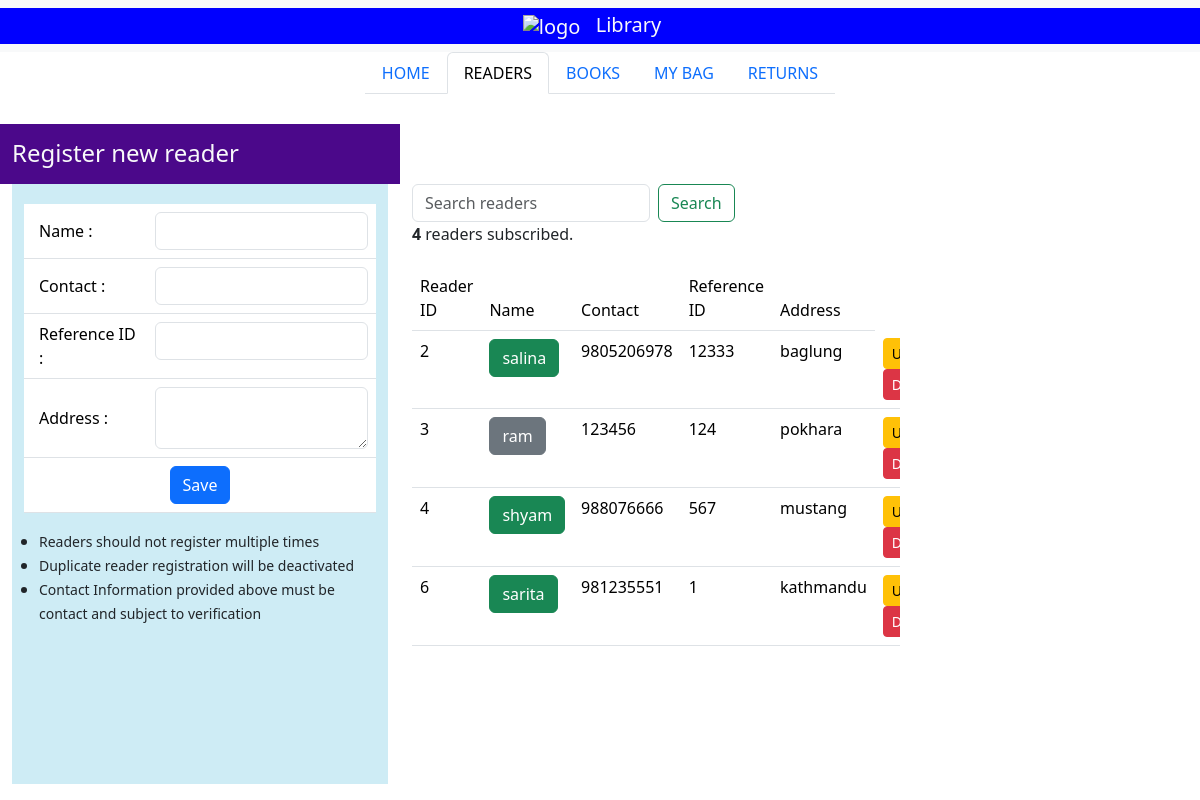
The page /readers/ on the database its author committed.
### lims_app/models.py (models this page shows, shortened)
class Reader(models.Model):
    reference_id = models.CharField(max_length=50, unique=True)   # unique
    reader_name = models.CharField(max_length=100)
    reader_contact = models.CharField(max_length=50, blank=True, null=True, unique=True)  # unique
    reader_address = models.TextField(blank=True, null=True)
    active = models.BooleanField(default=True)

### lims_app/views.py (the view)
# urls.py: path('readers/', views.readers_tab, name='readers_tab'),
def readers_tab(request):
    query = ''
    message = ''
    if request.method == "POST":
        query = request.POST.get('query', '').strip()
        if query:
            readers = Reader.objects.filter(reader_name__icontains=query)
            if not readers.exists():
                message = f"No readers matched '{query}'."
        else:
            readers = Reader.objects.all()
    else:
        readers = Reader.objects.all()
    return render(request, "readers.html", {
        "current_tab": "readers",
        "readers": readers,
        "query": query,
        "message": message
    })

### lims_app/templates/readers.html (shortened to what this page needs)
<!DOCTYPE html>
{% extends "index.html" %}
{% load static %}
{% block main_content%}
<div class="container-fluid justify-content-center align-items-center" style="padding-top:10px; margin-top:10px; vertical-align:middle;">
<div class="row justify-content-center align-middle" style="margin-top: 10px;height:60px;">
    <div class="col-md-4 text-light" style="background:#4B088A">
        <h4 style="margin-top:15px;">Register new reader</h4>
    </div>
    <div class="col-md-8">
    </div>
</div>
<div class="row">
    <div class="col-md-4">
        <div class="container" style="overflow-y:auto;height: 600px;background:#CEECF5">
            <form class="d-flex" action="/readers/add/" method="POST">
                <table class="table" style="margin-top: 20px;">
                    <tr>
                        <td style="text-align: left;vertical-align:middle; padding-left: 15px;">Name :</td>
                        <td><input type="text" class="form-control" name="reader_name"></td>
                    </tr>
                    <tr>
                        <td style="text-align: left;vertical-align:middle; padding-left: 15px;">Contact :</td>
                        <td><input type="text" class="form-control" name="reader_contact"></td>
                    </tr>
                    <tr>
                        <td style="text-align: left;vertical-align:middle; padding-left: 15px;">Reference ID :</td>
                        <td><input type="text" class="form-control" name="reader_ref_id"></td>
                    </tr>
                    <tr>
                        <td style="text-align: left;vertical-align:middle; padding-left: 15px;">Address :</td>
                        <td><textarea  class="form-control" name="address"></textarea></td>
                    </tr>
                    <tr>
                        <td colspan="2" class="text-center"><button class="btn btn-primary" type="submit">Save</button></td>
                    </tr>
                </table>
            </form>
            <ul style="text-align: left; vertical-align:middle; padding-left:15px;">
                <li><small>Readers should not register multiple times</small></li>
                <li><small>Duplicate reader registration will be deactivated</small></li>
                <li><small>Contact Information provided above must be contact and subject to verification</small></li>
            </ul>
        </div>
    </div>
    <div class="col-md-5">
    <div class="d-flex flex-column">
        <form class="d-flex" role="search" action="/readers/" method="POST">
            <input class="form-control me-2" style="width: 50%;" type="search" placeholder="Search readers" aria-label="Search" name="query" value="{{query}}" />
            <button class="btn btn-outline-success" type="submit">Search</button>
        </form>
        <div style="width: 50%;">
            <p class="mb-0"><strong>{{ readers|length }}</strong> readers subscribed.</p>
        </div>
        <div class="row" style="margin-top: 20px;">
            <div class="container" style="overflow-y:auto;height: 400px;">
                <table class="table table-hover">
                    <thead>
                    <tr>
                        <td>Reader ID</td>
                        <td>Name</td>
                        <td>Contact</td>
                        <td>Reference ID</td>
                        <td>Address</td>
                    </tr>
                    </thead>
                    <tbody>
                        {% for reader in readers %}
                            <tr>
                                <td>{{reader.id}}</td>
                                <td>
                                    {% if reader.active%}
                                        <span class="btn btn-success">{{reader.reader_name}}</span>
                                    {% else %}
                                        <span class="btn btn-secondary">{{reader.reader_name}}</span>
                                    {% endif %}
                                </td>
                                <td>{{reader.reader_contact}}</td>
                                <td>{{reader.reference_id}}</td>
                                <td>{{reader.reader_address}}</td>
                                <td>
                                    <a href="{% url 'update_reader' reader.id %}" class="btn btn-sm btn-warning">Update</a>
                                    <a href="{% url 'delete_reader' reader.id %}" class="btn btn-sm btn-danger">Delete</a>
            </td>
                            </tr>
                        {% endfor %}
                    </tbody>
                </table>
            </div>
        </div>
    </div>
</div>
</div>
</div>
{% endblock %}

### rows shown on the page
Reader: id "2", reader_name "salina", reader_contact "9805206978", reference_id "12333", reader_address "baglung"
Reader: id "3", reader_name "ram", reader_contact "123456", reference_id "124", reader_address "pokhara"
Reader: id "4", reader_name "shyam", reader_contact "988076666", reference_id "567", reader_address "mustang"
Reader: id "6", reader_name "sarita", reader_contact "981235551", reference_id "1", reader_address "kathmandu"

### other values the page prints
{{ readers|length }} "4"
